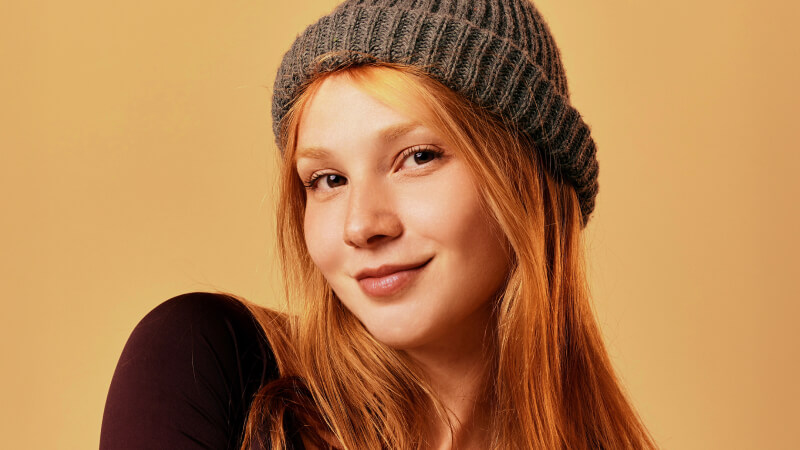
#> input picture input.png, 800 x 450 px, found by its file name
$ python 2bitwise_channels_threshhold.py
#> lines starting #> are read from the running program, lines starting #| are printed output that depends on the picture; after the words box and inside, x2 and y2 are one past the last pixel; in counts of white or black regions, pixels touching at a corner belong together
import cv2
import numpy as np

# 1. LOAD IMAGE
img = cv2.imread('input.png')
#> img is the input picture: shape (450, 800, 3); mean B, G, R 80.2, 129.5, 181.4
img = cv2.resize(img, (500, 500))
#> img: shape (500, 500, 3)

# 2. CREATE A MASK
# A mask must be the same size as the image, but in grayscale (1 channel)
mask = np.zeros(img.shape[:2], dtype="uint8")

# Let's draw a white circle on our black mask
# The white area (255) is what we want to "keep"
cv2.circle(mask, (250, 250), 200, 255, -1)
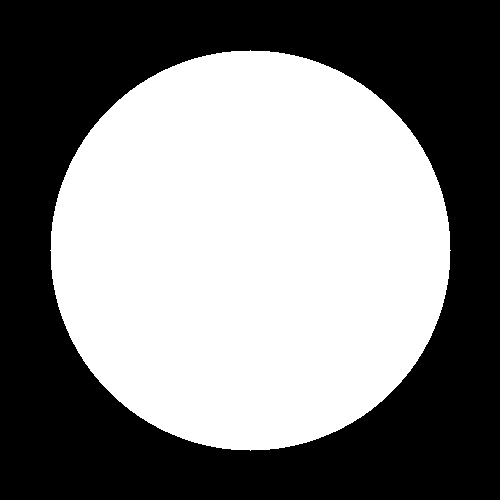
#> mask: shape (500, 500); 50.3% white; 1 black region, box (x1, y1, x2, y2) and area: (0, 0, 500, 500) 124371

# 3. BITWISE OPERATIONS ON ACTUAL IMAGE
# bitwise_and: Keeps only the pixels where the mask is white
masked_img = cv2.bitwise_and(img, img, mask=mask)
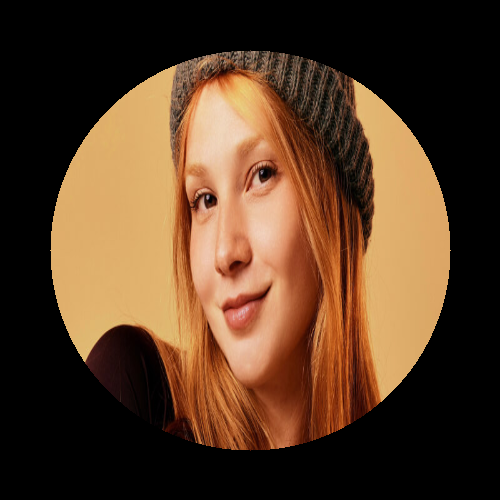
#> masked_img: shape (500, 500, 3); mean B, G, R 37.7, 60.3, 87.9

# bitwise_not: Inverts the mask (White becomes Black, Black becomes White)
mask_inv = cv2.bitwise_not(mask)

# bitwise_or: Using the inverted mask to "brighten" or merge (advanced demo)
# Usually, we use 'and' for masking, but 'not' is great for showing background subtraction
inverted_img = cv2.bitwise_not(img)
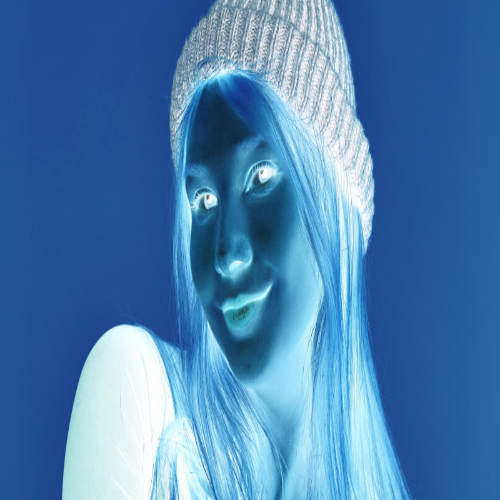
#> inverted_img: shape (500, 500, 3); mean B, G, R 174.9, 125.6, 73.7

# 4. DISPLAY
cv2.imshow("Original", img)
cv2.imshow("The Mask (Alpha Channel Concept)", mask)
cv2.imshow("Masked Output (The Cutout)", masked_img)
cv2.imshow("Inverted Image", inverted_img)

cv2.waitKey(0)
cv2.destroyAllWindows()

# Colors
gray = cv2.cvtColor(img, cv2.COLOR_BGR2GRAY)
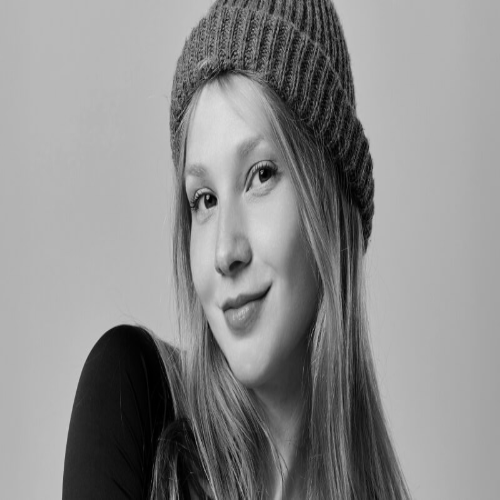
#> gray: shape (500, 500); min 0, max 220, mean 139.3

# Geometry
cropped = img[100:400, 100:400] # [y_start:y_end, x_start:x_end]
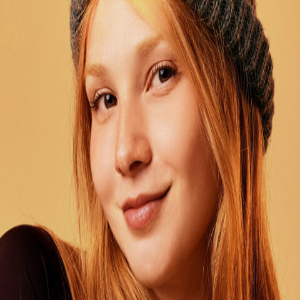
#> cropped: shape (300, 300, 3); mean B, G, R 75.3, 119, 175.8
flipped = cv2.flip(img, 1) # 1=Horizontal, 0=Vertical
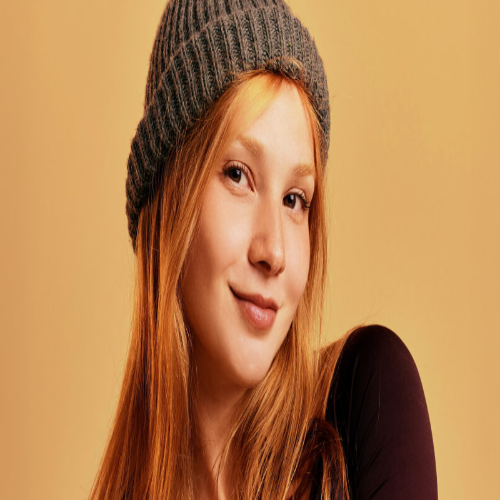
#> flipped: shape (500, 500, 3); mean B, G, R 80.1, 129.4, 181.3

# Thresholding
# Simple Binary
_, thresh = cv2.threshold(gray, 127, 255, cv2.THRESH_BINARY)
#> thresh: shape (500, 500); 66.6% white; 37 black regions (33 under 20 px), largest, box (x1, y1, x2, y2) and area: (62, 0, 409, 500) 81955, (222, 282, 272, 336) 991, (216, 246, 253, 281) 548, (240, 149, 249, 160) 50
# Adaptive (Handles shadows better)
adaptive = cv2.adaptiveThreshold(gray, 255, cv2.ADAPTIVE_THRESH_GAUSSIAN_C,
                                 cv2.THRESH_BINARY, 11, 2)
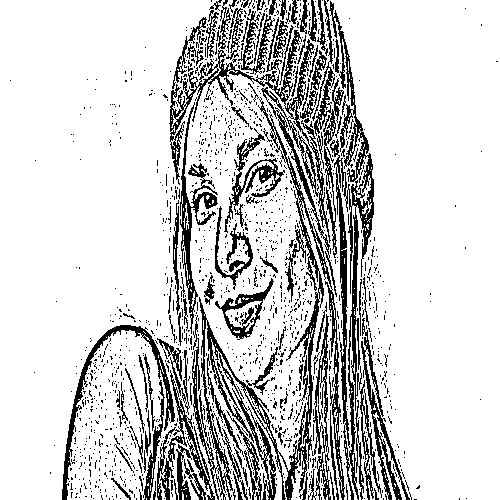
#> adaptive: shape (500, 500); 82.1% white; black in thin lines or dots

cv2.imshow('Binary', thresh)
cv2.imshow('Adaptive', adaptive)
cv2.imshow('Cropped', cropped)
cv2.waitKey(0)
cv2.destroyAllWindows()
